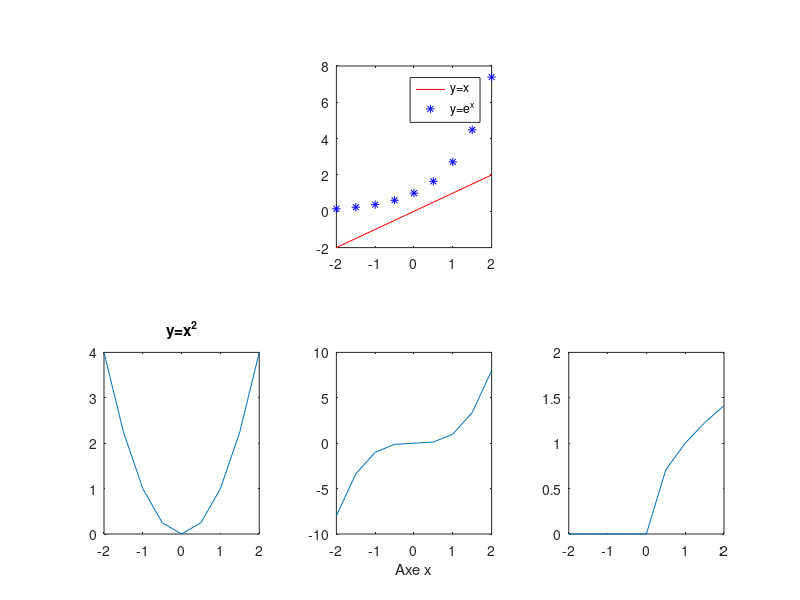

Recreate this plot in MATLAB.
x = [-2:0.5:2]
subplot(2,3,2)

plot(x, x, 'r-', x, exp(x), 'b*')
legend(['y=x';'y=e^x'])

subplot(2,3,4)
plot(x, x.^2)
title('y=x^2')

subplot(2,3,5)
plot(x, x.^3)
xlabel('Axe x')

subplot(2,3,6)
plot(x, sqrt(x))